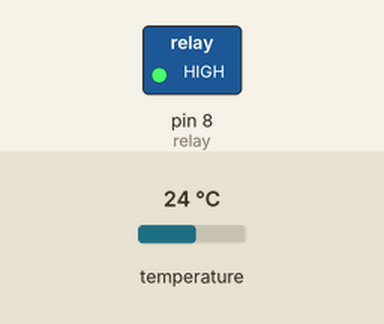
Bench run of a sketch on a simulated Arduino Uno, built with avr-gcc and run on an emulated ATmega328P. Parts: switched loads named in the sketch (green lamp = pin HIGH). The inputs (shaded band) are chosen by the test bench; at power-on: temperature 24 °C. What the sketch prints to the serial monitor is not drawn.

Above: at 0.2 s.
Timing chart, 0 to 1.7 s (numbered marks = the images above):
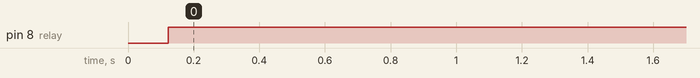

The sketch:

ds_test.ino
```cpp
#include <OneWire.h>
#include <DallasTemperature.h>

// Data wire is plugged into pin 5 on the Arduino
#define ONE_WIRE_BUS 4

// Setup a oneWire instance to communicate with any OneWire devices
// (not just Maxim/Dallas temperature ICs)
OneWire oneWire(ONE_WIRE_BUS);

// Pass our oneWire reference to Dallas Temperature.
DallasTemperature sensors(&oneWire);
int relay = 8;
float Celcius=0;
//counter variable for counting more than one second
int count =0;
void initTimer(void)
{
  // initialize timer1
  noInterrupts();           // disable all interrupts
  TCCR1A = 0;
  TCCR1B = 0;
  TCNT1 = 3035;            // preload timer 65536-16MHz/256*1Hz
  TCCR1B |= (1 << CS12);    // 256 prescaler
  TIMSK1 |= (1 << TOIE1);   // enable timer overflow interrupt
  interrupts();             // enable all interrupts
}

void setup(void)
{
   // start serial port
  Serial.begin(9600);
   // Start up the library
  pinMode(relay,OUTPUT);
  sensors.begin();
  sensors.setResolution(9);
  sensors.requestTemperatures();
  Celcius = sensors.getTempCByIndex(0);
  //call timer initialization
  initTimer();
}


void loop(void)
{
  digitalWrite(relay,HIGH);
  sensors.setResolution(9);
  sensors.requestTemperaturesByIndex(0); // Send the command to get temperatures
  Celcius = sensors.getTempCByIndex(0); // on récupère les temps. par index de capteurs
  //sensors.requestTemperatures(); // Send the command to get temperature reading
  //Celcius=sensors.getTempCByIndex(0);// Why "byIndex"?
   // You can have more than one DS18B20 on the same bus.
   // 0 refers to the first IC on the wire
  Serial.print(" current temp = ");
  Celcius+=0.5;
  Serial.println(Celcius);
  delay(100);   //hardware delay "software is fast"
}

//Timer Interrupt function called every 1 sec
ISR(TIMER1_OVF_vect){
  count++;
  //if 1.5 min passed
  if (count == 90){ //90 sec
      Serial.print("Your Temp = ");
      Celcius = Celcius+0.5;
      Serial.println(Celcius); //for exact temp "Calibration"
      count = 0;
    }
}


  /*
  >> My Results
  -> give the exact temp after 4 min
  -> I round the value then it will give the reading in 2 min
  -> This was at 12-bit resolution
  -> On 9-bit resolution the exact reached after 2 min
  -> it can round in 1 min by adding 1 or 1.5 "starting from normal degree"
  -> after 2 min reach by 0.5 degree variation "mentioned in datasheet"
  -> stariting from 32 need < 1min to reach exact
  -> In cold "winter" starting with low temp make delay
  -> In hot "summer" starting with high temp make fast reach to our body temp
  */
```

Measured:
- by itself, pin 8 (relay): LOW → HIGH at 0.12 s
